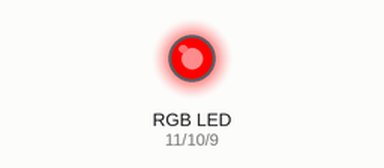
Simulated run of this sketch. Board: Arduino Uno, built with avr-gcc and run on an emulated ATmega328P. Parts: an RGB LED mixed from three pins (HIGH = lit).

Above: at 0.05 s.
At 3.0 s:
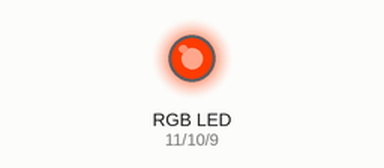
At 3.7 s:
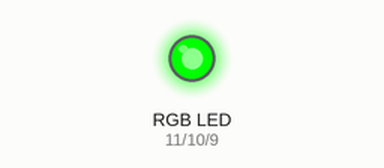
At 4.45 s:
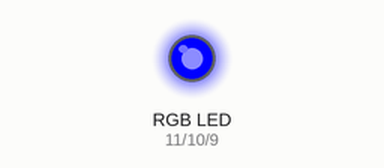
At 5.95 s:
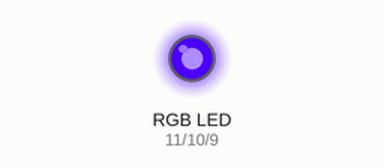
Timing chart, 0 to 7.8 s (numbered marks = the images above):
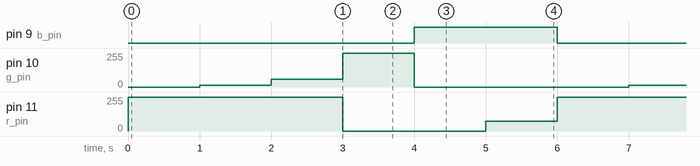

The sketch:

RGB_LED.ino
```cpp
// Pins
const int r_pin = 11;
const int g_pin = 10;
const int b_pin = 9;
// Time to wait between each color
int wait = 1000;    // milliseconds (ms)
void setup() {
  pinMode(r_pin, OUTPUT);
  pinMode(g_pin, OUTPUT);
  pinMode(b_pin, OUTPUT);
}
void loop() {
  showColor(255, 0, 0);     // Red
  delay(wait);
  showColor(255, 15, 0);    // Orange
  delay(wait);
  showColor(255, 60, 0);    // Yellow
  delay(wait);
  showColor(0, 255, 0);     // Green
  delay(wait);
  showColor(0, 0, 255);     // Blue
  delay(wait);
  showColor(75, 0, 255);    // Violet
  delay(wait);
}

// Use "byte" as parameters since it can only be 0-255
void showColor(byte r, byte g, byte b) {
  analogWrite(r_pin, r);
  analogWrite(g_pin, g);
  analogWrite(b_pin, b);
}
```

Measured:
- by itself, pin 9 (b_pin): alternates HIGH for 2.0 s and LOW for 4.0 s
- by itself, pin 10 (g_pin): repeats every 6.0 s: 60/255 1.0 s, 255/255 1.0 s, 0/255 3.0 s, 15/255 1.0 s
- by itself, pin 11 (r_pin): repeats every 6.0 s: 0/255 2.0 s, 75/255 1.0 s, 255/255 3.0 s
